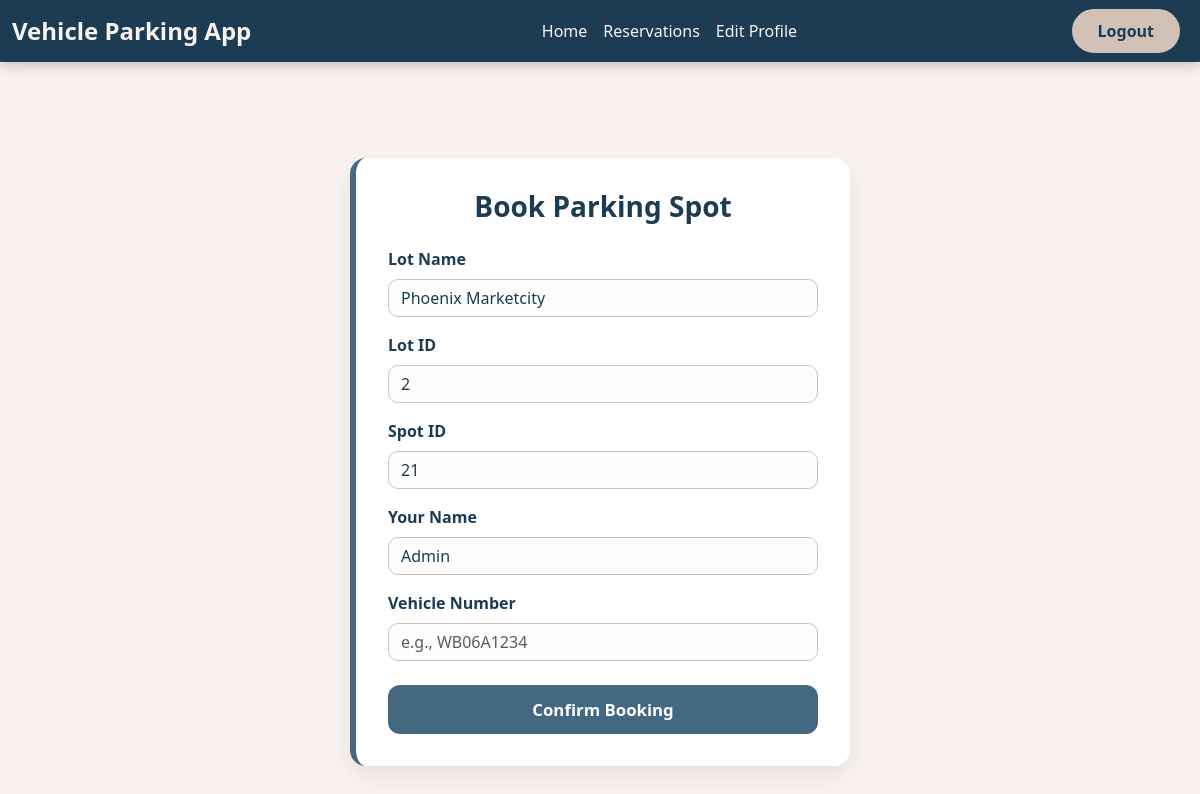
Page /user_dashboard/book/2 (signed in) on the earlier database version.
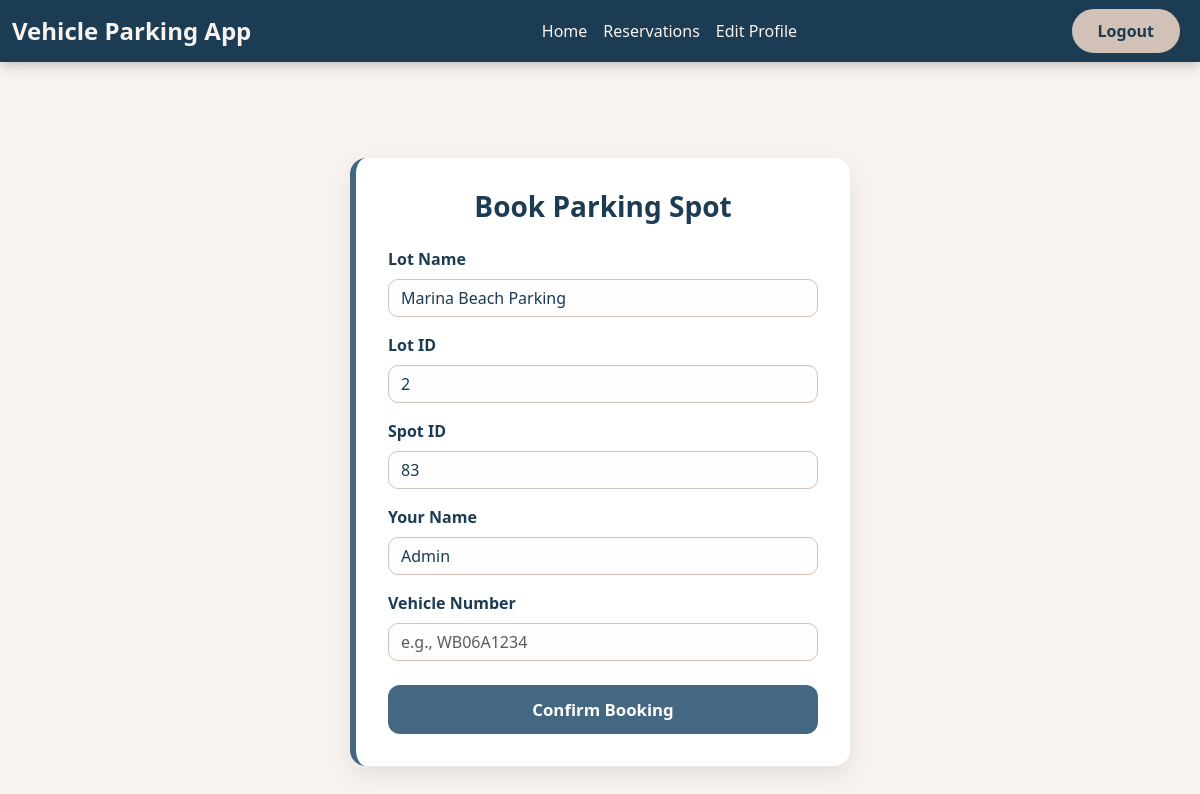
Same page on the later database version.
### models.py (models this page shows)
class Parking_Lot(db.Model):
    __tablename__ = 'parking_lot'
    id = db.Column(db.Integer, primary_key=True)
    prime_location_name = db.Column(db.String(128), nullable=False)
    address = db.Column(db.String(128), nullable=False)
    pin_code = db.Column(db.String(6), nullable=False)
    price_per_hour = db.Column(db.Float, nullable=False)
    maximum_spots = db.Column(db.Integer, nullable=False)
    parking_spots = db.relationship('Parking_Spot', backref='parking_lot', lazy=True)

class Parking_Spot(db.Model):
    __tablename__ = 'parking_spot'
    id = db.Column(db.Integer, primary_key=True)
    lot_id = db.Column(db.Integer, db.ForeignKey('parking_lot.id'), nullable=False)
    status = db.Column(db.String(1), default='A', nullable=False)
    reservations = db.relationship('Reservation', backref='parking_spot', lazy=True)

### routes.py (the view, shortened to what this page needs)
@app.route('/user_dashboard/book/<int:lot_id>', methods=['GET', 'POST'])
@auth_required
def book_parking_spot(lot_id):
    lot = Parking_Lot.query.get_or_404(lot_id)
    user = User.query.get(session['user_id'])
    spot = Parking_Spot.query.filter_by(lot_id=lot_id, status='A').first()
    return render_template('book_parking_spot.html', lot=lot, user=user, spot=spot)

### routes.py (called while the page is built)
def auth_required(func):
    @wraps(func)
    def inner(*args, **kwargs):
        if 'user_id' in session:
            return func(*args, **kwargs)
        else:
            flash('You need to log in first', 'danger')
            return redirect(url_for('user_login'))
    return inner

### templates/book_parking_spot.html (shortened to what this page needs)
{% extends 'layout.html' %}
{% block navbar %}
    {% include 'user_navbar.html' %}
{% endblock navbar %}
{% block content %}
<div class="container d-flex justify-content-center align-items-center book-container">
    <div class="book-card text-center">
        <h2 class="form-title mb-4">Book Parking Spot</h2>
        <form method="POST" action="">
            <div class="mb-3 text-start">
                <label class="form-label">Lot Name</label>
                <input type="text" class="form-control" name="lot_name" value="{{ lot.prime_location_name }}" readonly>
            </div>
            <div class="mb-3 text-start">
                <label class="form-label">Lot ID</label>
                <input type="text" class="form-control" name="lot_id" value="{{ lot.id }}" readonly>
            </div>
            <div class="mb-3 text-start">
                <label for="spot_id" class="form-label">Spot ID</label>
                <input type="number" class="form-control" id="spot_id" name="spot_id"
                       value="{{ spot.id if spot else 'N/A' }}" readonly>
            </div>
            <div class="mb-3 text-start">
                <label class="form-label">Your Name</label>
                <input type="text" class="form-control" name="user_name" value="{{ user.name }}" readonly>
            </div>
            <div class="mb-4 text-start">
                <label for="vehicle_number" class="form-label">Vehicle Number</label>
                <input type="text" class="form-control" id="vehicle_number" name="vehicle_number" placeholder="e.g., WB06A1234" required>
            </div>
            <div class="d-grid">
                <button type="submit" class="btn btn-save">Confirm Booking</button>
            </div>
        </form>
    </div>
</div>
{% endblock content %}

Differences in the rows shown:
no longer on this page (row edited): Parking_Spot: spot_id "21"
changed Parking_Lot id 2: lot_name "Phoenix Marketcity" → "Marina Beach Parking"
added Parking_Spot: spot_id "83"
